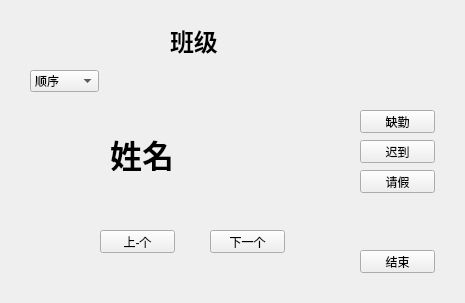
<?xml version="1.0" encoding="UTF-8"?>
<ui version="4.0">
 <class>Naming</class>
 <widget class="QWidget" name="Naming">
  <property name="geometry">
   <rect>
    <x>0</x>
    <y>0</y>
    <width>465</width>
    <height>303</height>
   </rect>
  </property>
  <property name="windowTitle">
   <string>Form</string>
  </property>
  <widget class="QLabel" name="name_lb">
   <property name="geometry">
    <rect>
     <x>110</x>
     <y>130</y>
     <width>201</width>
     <height>41</height>
    </rect>
   </property>
   <property name="text">
    <string>&lt;html&gt;&lt;head/&gt;&lt;body&gt;&lt;p&gt;&lt;span style=&quot; font-size:24pt; font-weight:600;&quot;&gt;姓名&lt;/span&gt;&lt;/p&gt;&lt;/body&gt;&lt;/html&gt;</string>
   </property>
  </widget>
  <widget class="QLabel" name="class_lb">
   <property name="geometry">
    <rect>
     <x>170</x>
     <y>20</y>
     <width>121</width>
     <height>41</height>
    </rect>
   </property>
   <property name="text">
    <string>&lt;html&gt;&lt;head/&gt;&lt;body&gt;&lt;p&gt;&lt;span style=&quot; font-size:18pt; font-weight:600;&quot;&gt;班级&lt;/span&gt;&lt;/p&gt;&lt;/body&gt;&lt;/html&gt;</string>
   </property>
  </widget>
  <widget class="QPushButton" name="late_btn">
   <property name="geometry">
    <rect>
     <x>360</x>
     <y>140</y>
     <width>75</width>
     <height>23</height>
    </rect>
   </property>
   <property name="text">
    <string>迟到</string>
   </property>
  </widget>
  <widget class="QPushButton" name="last_btn">
   <property name="geometry">
    <rect>
     <x>100</x>
     <y>230</y>
     <width>75</width>
     <height>23</height>
    </rect>
   </property>
   <property name="text">
    <string>上-个</string>
   </property>
  </widget>
  <widget class="QPushButton" name="next_btn">
   <property name="geometry">
    <rect>
     <x>210</x>
     <y>230</y>
     <width>75</width>
     <height>23</height>
    </rect>
   </property>
   <property name="text">
    <string>下一个</string>
   </property>
  </widget>
  <widget class="QPushButton" name="absence_btn">
   <property name="geometry">
    <rect>
     <x>360</x>
     <y>110</y>
     <width>75</width>
     <height>23</height>
    </rect>
   </property>
   <property name="text">
    <string>缺勤</string>
   </property>
  </widget>
  <widget class="QPushButton" name="leave_btn">
   <property name="geometry">
    <rect>
     <x>360</x>
     <y>170</y>
     <width>75</width>
     <height>23</height>
    </rect>
   </property>
   <property name="text">
    <string>请假</string>
   </property>
  </widget>
  <widget class="QComboBox" name="comboBox">
   <property name="geometry">
    <rect>
     <x>30</x>
     <y>70</y>
     <width>69</width>
     <height>22</height>
    </rect>
   </property>
   <item>
    <property name="text">
     <string>顺序</string>
    </property>
   </item>
   <item>
    <property name="text">
     <string>随机</string>
    </property>
   </item>
  </widget>
  <widget class="QPushButton" name="back_btn">
   <property name="geometry">
    <rect>
     <x>360</x>
     <y>250</y>
     <width>75</width>
     <height>23</height>
    </rect>
   </property>
   <property name="text">
    <string>结束</string>
   </property>
  </widget>
 </widget>
 <resources/>
 <connections/>
</ui>
